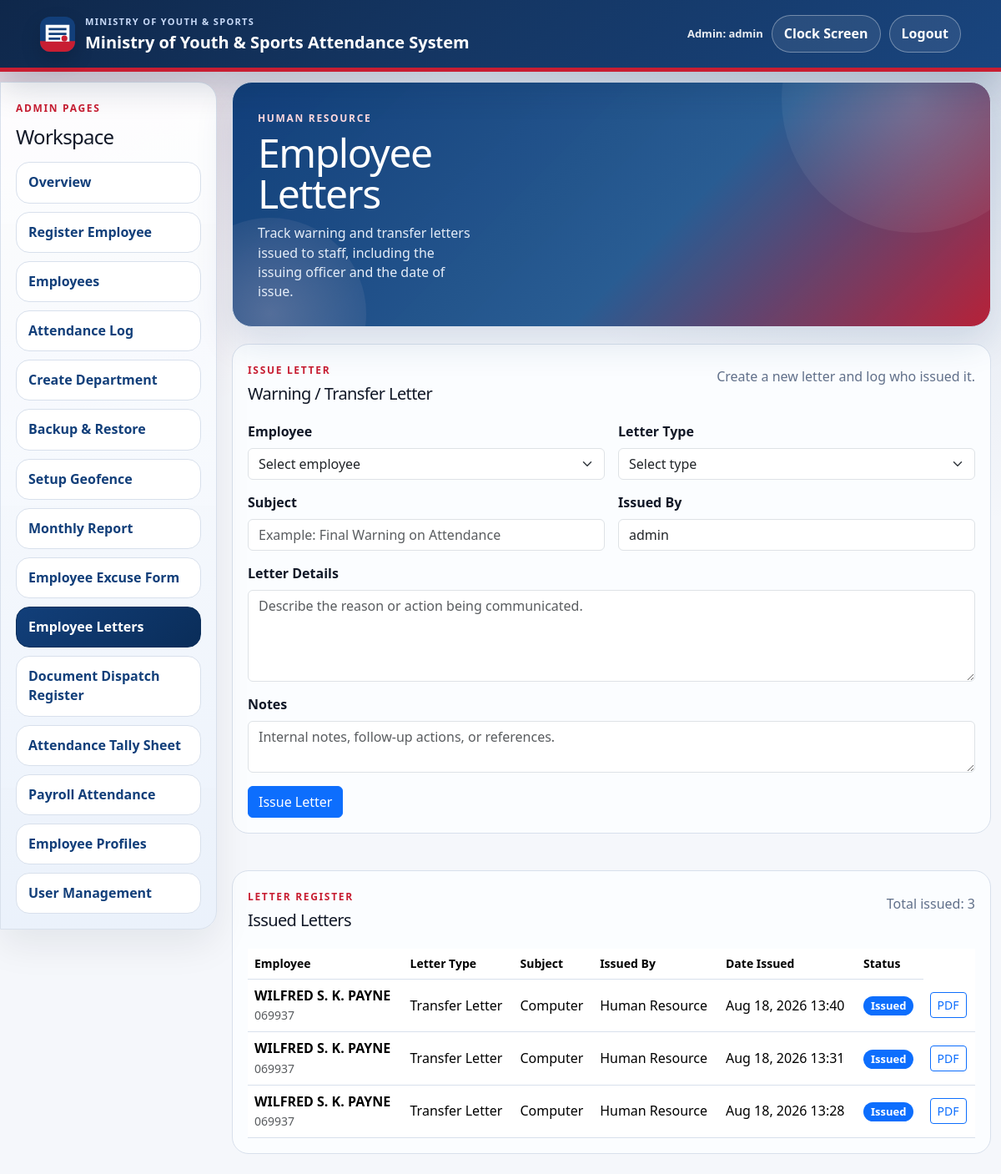
The page /employee_letters.php (signed in) on the database its author committed.
### tables this page shows
CREATE TABLE IF NOT EXISTS employees (
    employee_number VARCHAR(50) PRIMARY KEY,
    employee_name VARCHAR(150) NOT NULL,
    position VARCHAR(150) NOT NULL DEFAULT '',
    employee_type ENUM('Employee', 'Contractor', 'Volunteer') NOT NULL DEFAULT 'Employee',
    department_id VARCHAR(100) NULL,
    registered_at DATETIME NOT NULL DEFAULT CURRENT_TIMESTAMP,
    updated_at DATETIME NOT NULL DEFAULT CURRENT_TIMESTAMP ON UPDATE CURRENT_TIMESTAMP,
    KEY idx_employees_type (employee_type),
    CONSTRAINT fk_employees_department FOREIGN KEY (department_id)
        REFERENCES departments(department_id) ON DELETE SET NULL
);

### auth.php (called while the page is built, shortened)
<?php
require_once __DIR__ . '/config.php';
function current_username(): string
{
    return (string) ($_SESSION['username'] ?? '');
}

### config.php (called while the page is built, shortened)
<?php
function db(): PDO
{
    return mysql_connection();
}
function h(string $value): string
{
    return htmlspecialchars($value, ENT_QUOTES, 'UTF-8');
}

### database/config.mysql.php (called while the page is built, shortened)
<?php
function mysql_connection(): PDO
{
    static $connection = null;
    if ($connection instanceof PDO) {
        return $connection;
    }
    $connection = new PDO(
        'mysql:host=' . MYSQL_HOST . ';port=' . MYSQL_PORT . ';dbname=' . MYSQL_DATABASE . ';charset=utf8mb4',
        MYSQL_USERNAME,
        MYSQL_PASSWORD,
        [
            PDO::ATTR_ERRMODE => PDO::ERRMODE_EXCEPTION,
            PDO::ATTR_DEFAULT_FETCH_MODE => PDO::FETCH_ASSOC,
            PDO::ATTR_EMULATE_PREPARES => false,
        ]
    );
    return $connection;
}

### storage.php (called while the page is built, shortened)
<?php
require_once __DIR__ . '/config.php';
function employee_row_to_record(array $row): array
{
    return [
        'employee_number' => (string) $row['employee_number'],
        'employee_name' => (string) $row['employee_name'],
        'position' => (string) $row['position'],
        'employee_type' => in_array(($row['employee_type'] ?? ''), ['Employee', 'Contractor', 'Volunteer'], true) ? $row['employee_type'] : 'Employee',
        'department_id' => (string) ($row['department_id'] ?? ''),
        'department_name' => (string) ($row['department_name'] ?? 'Unassigned'),
        'registered_at' => (string) $row['registered_at'],
        'updated_at' => (string) $row['updated_at'],
    ];
}
function read_employees(): array
{
    $rows = db()->query(
        'SELECT e.*, d.department_name AS department_name
         FROM employees e
         LEFT JOIN departments d ON d.department_id = e.department_id
         ORDER BY e.employee_number'
    )->fetchAll();
    $employees = [];
    foreach ($rows as $row) {
        $row['department_name'] = $row['department_name'] ?? 'Unassigned';
        $employees[(string) $row['employee_number']] = employee_row_to_record($row);
    }
    return $employees;
}
function letter_row_to_record(array $row): array
{
    return [
        'letter_id' => (string) $row['letter_id'],
        'employee_number' => (string) $row['employee_number'],
        'employee_name' => (string) $row['employee_name'],
        'position' => (string) $row['position'],
        'department_id' => (string) ($row['department_id'] ?? ''),
        'department_name' => (string) $row['department_name'],
        'letter_type' => (string) $row['letter_type'],
        'subject' => (string) $row['subject'],
        'details' => (string) $row['details'],
        'issued_by' => (string) $row['issued_by'],
        'issued_at' => (string) $row['issued_at'],
        'status' => (string) $row['status'],
        'notes' => (string) $row['notes'],
    ];
}
function read_letters(): array
{
    $rows = db()->query('SELECT * FROM letters ORDER BY issued_at DESC')->fetchAll();
    return array_map('letter_row_to_record', $rows);
}
function attendance_records_for_date(string $date): array
{
    $dayRecords = [];
    return $dayRecords;
}
function attendance_for_date(string $date, string $departmentId = ''): array
{
    $dayRecords = attendance_records_for_date($date);
    $employees = read_employees();
    usort($dayRecords, static function (array $a, array $b): int {
        $departmentCompare = strcmp($a['department_name'] ?? '', $b['department_name'] ?? '');
        return $departmentCompare !== 0 ? $departmentCompare : strcmp($a['employee_number'], $b['employee_number']);
    });
    return $dayRecords;
}

### admin_bootstrap.php (called while the page is built, shortened)
<?php
require_once __DIR__ . '/auth.php';
require_once __DIR__ . '/storage.php';
$selectedDate = $_GET['date'] ?? date('Y-m-d');
$selectedDepartment = normalize_department_id($_GET['department'] ?? '');
$records = attendance_for_date($selectedDate, $selectedDepartment);

### employee_letters.php (the view, shortened to what this page needs)
<?php
require_once __DIR__ . '/admin_bootstrap.php';
$extraHeadHtml = '<link href="https://cdn.jsdelivr.net/npm/bootstrap@5.3.3/dist/css/bootstrap.min.css" rel="stylesheet">';
require_once __DIR__ . '/admin_shell_start.php';
$letters = array_values(read_letters());
usort($letters, static fn (array $a, array $b): int => strcmp((string) ($b['issued_at'] ?? ''), (string) ($a['issued_at'] ?? '')));
?>
<div class="dashboard-hero panel">
    <div class="dashboard-title">
        <span class="eyebrow">Human Resource</span>
        <h1>Employee Letters</h1>
        <p class="muted">Track warning and transfer letters issued to staff, including the issuing officer and the date of issue.</p>
    </div>
</div>
<section class="admin-box mb-4">
    <div class="section-heading">
        <div>
            <span class="eyebrow">Issue Letter</span>
            <h2>Warning / Transfer Letter</h2>
        </div>
        <p class="muted">Create a new letter and log who issued it.</p>
    </div>
    <form method="post" class="row g-3">
        <div class="col-12 col-md-6">
            <label class="form-label" for="letter_employee">Employee</label>
            <select class="form-select" id="letter_employee" name="employee_number" required>
                <option value="">Select employee</option>
            </select>
        </div>
        <div class="col-12 col-md-6">
            <label class="form-label" for="letter_type">Letter Type</label>
            <select class="form-select" id="letter_type" name="letter_type" required>
                <option value="">Select type</option>
            </select>
        </div>
        <div class="col-12 col-md-6">
            <label class="form-label" for="letter_subject">Subject</label>
            <input class="form-control" id="letter_subject" name="subject" placeholder="Example: Final Warning on Attendance">
        </div>
        <div class="col-12 col-md-6">
            <label class="form-label" for="letter_issuer">Issued By</label>
            <input class="form-control" id="letter_issuer" name="issued_by" value="<?= h(current_username()) ?>" required>
        </div>
        <div class="col-12">
            <label class="form-label" for="letter_details">Letter Details</label>
            <textarea class="form-control" id="letter_details" name="details" rows="4" required placeholder="Describe the reason or action being communicated."></textarea>
        </div>
        <div class="col-12">
            <label class="form-label" for="letter_notes">Notes</label>
            <textarea class="form-control" id="letter_notes" name="notes" rows="2" placeholder="Internal notes, follow-up actions, or references."></textarea>
        </div>
        <div class="col-12">
            <button class="btn btn-primary" type="submit">Issue Letter</button>
        </div>
    </form>
</section>
<section class="admin-box">
    <div class="section-heading">
        <div>
            <span class="eyebrow">Letter Register</span>
            <h2>Issued Letters</h2>
        </div>
        <p class="muted">Total issued: <?= count($letters) ?></p>
    </div>
    <div class="table-responsive">
        <table class="table table-hover align-middle mb-0">
            <thead>
                <tr>
                    <th>Employee</th>
                    <th>Letter Type</th>
                    <th>Subject</th>
                    <th>Issued By</th>
                    <th>Date Issued</th>
                    <th>Status</th>
                </tr>
            </thead>
            <tbody>
                <?php foreach ($letters as $letter): ?>
                    <tr>
                        <td>
                            <strong><?= h((string) ($letter['employee_name'] ?? '-')) ?></strong><br>
                            <small class="text-muted"><?= h((string) ($letter['employee_number'] ?? '-')) ?></small>
                        </td>
                        <td><?= h((string) ($letter['letter_type'] ?? 'Letter')) ?></td>
                        <td><?= h((string) ($letter['subject'] ?? '-')) ?></td>
                        <td><?= h((string) ($letter['issued_by'] ?? 'Unknown')) ?></td>
                        <td><?= h(date('M j, Y H:i', strtotime((string) ($letter['issued_at'] ?? 'now')))) ?></td>
                        <td><span class="badge text-bg-primary"><?= h((string) ($letter['status'] ?? 'Issued')) ?></span></td>
                        <td><a class="btn btn-sm btn-outline-primary" href="employee_letter_export.php?letter_id=<?= h(urlencode((string) ($letter['letter_id'] ?? ''))) ?>">PDF</a></td>
                    </tr>
                <?php endforeach; ?>
            </tbody>
        </table>
    </div>
</section>
<?php require_once __DIR__ . '/admin_shell_end.php'; ?>

### assets/styles.css (style rules this page uses)
:root { color-scheme: light; --bg: #f5f7fb; --panel: #ffffff; --ink: #111827; --muted: #61708a; --line: #d8e0ec; --blue: #123f7a; --blue-dark: #0a2d59; --blue-soft: #eaf1fb; --red: #c81e32; --red-dark: #9f1727; --amber: #93691a; --shadow: 0 18px 45px rgba(18, 63, 122, 0.14); --panel-shadow: 0 18px 45px rgba(17, 24, 39, 0.08); }
* { box-sizing: border-box; }
body { margin: 0; min-height: 100vh; background: radial-gradient(circle at top left, rgba(200, 30, 50, 0.12), transparent 30%), radial-gradient(circle at top right, rgba(18, 63, 122, 0.12), transparent 34%), linear-gradient(180deg, rgba(18, 63, 122, 0.08), rgba(245, 247, 251, 0) 330px), var(--bg); color: var(--ink); font-family: "Trebuchet MS", "Segoe UI", sans-serif; -webkit-font-smoothing: antialiased; text-rendering: optimizeLegibility; line-height: 1.45; }
a { color: inherit; }
.clock-panel, .panel { background: var(--panel); border: 1px solid var(--line); border-radius: 22px; box-shadow: var(--shadow); }
h1, h2 { margin: 0 0 10px; letter-spacing: -0.03em; }
.muted { color: var(--muted); margin: 0 0 24px; }
label { display: block; font-weight: 700; margin-bottom: 8px; }
input, select { width: 100%; border: 1px solid #b9c7c3; border-radius: 14px; color: var(--ink); font: inherit; padding: 13px 14px; background: #ffffff; }
.panel { padding: clamp(18px, 3vw, 30px); }
.dashboard-hero { align-items: end; background: linear-gradient(135deg, rgba(18, 63, 122, 0.98), rgba(42, 94, 148, 0.95) 58%, rgba(200, 30, 50, 0.9)), var(--blue); color: #ffffff; display: grid; gap: 24px; grid-template-columns: minmax(260px, 1fr) minmax(320px, 560px); overflow: hidden; position: relative; border-radius: 24px; isolation: isolate; }
.dashboard-hero::before, .dashboard-hero::after { content: ""; position: absolute; border-radius: 999px; pointer-events: none; z-index: -1; }
.dashboard-hero::before { width: 320px; height: 320px; top: -140px; right: -70px; background: radial-gradient(circle, rgba(255, 255, 255, 0.2), rgba(255, 255, 255, 0)); }
.dashboard-hero::after { width: 230px; height: 230px; bottom: -100px; left: -70px; background: radial-gradient(circle, rgba(255, 215, 220, 0.24), rgba(255, 215, 220, 0)); }
.dashboard-hero .muted { color: #e5edf8; margin-bottom: 0; }
.dashboard-title h1 { font-size: clamp(32px, 4vw, 48px); line-height: 1.03; margin-bottom: 12px; }
.eyebrow { color: var(--red); display: inline-block; font-size: 12px; font-weight: 800; letter-spacing: 0.14em; margin-bottom: 7px; text-transform: uppercase; }
.dashboard-hero .eyebrow { color: #ffd9de; }
.section-heading { align-items: end; display: flex; gap: 18px; justify-content: space-between; margin-bottom: 18px; }
.section-heading .muted { max-width: 520px; text-align: right; }
.section-heading h2, .records-toolbar h2 { font-size: 26px; margin-bottom: 4px; }
.admin-box { border: 1px solid var(--line); border-radius: 20px; padding: 18px; background: #fbfdff; min-width: 0; }
.admin-box h2 { font-size: 20px; }
table { width: 100%; border-collapse: collapse; background: #ffffff; }
th, td { border-bottom: 1px solid var(--line); padding: 12px 10px; text-align: left; vertical-align: middle; }
th { background: #f7f9fc; color: #31455d; font-size: 14px; position: sticky; top: 0; z-index: 1; }
.badge { display: inline-block; border-radius: 999px; padding: 5px 9px; font-size: 13px; font-weight: 700; }

### rows shown on the page
employees: employee_name "WILFRED S. K. PAYNE", employee_number "069937", letter_type "Transfer Letter", subject "Computer", issued_by "Human Resource", issued_at "Aug 18, 2026 13:40", status "Issued", issued_at "Aug 18, 2026 13:31", issued_at "Aug 18, 2026 13:28"

### other values the page prints
APP_NAME "Ministry of Youth & Sports Attendance System"
current_user_role() "Admin"
current_username() "admin"
$pageLink['label'] "Overview"
$pageLink['label'] "Register Employee"
$pageLink['label'] "Employees"
$pageLink['label'] "Attendance Log"
$pageLink['label'] "Create Department"
$pageLink['label'] "Backup & Restore"
$pageLink['label'] "Setup Geofence"
$pageLink['label'] "Monthly Report"
$pageLink['label'] "Employee Excuse Form"
$pageLink['label'] "Employee Letters"
$pageLink['label'] "Document Dispatch Register"
$pageLink['label'] "Attendance Tally Sheet"
